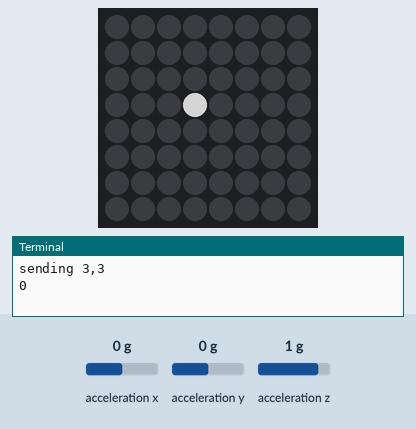
Recording of a program running on a simulated Raspberry Pi (BCM pin numbers) with a Sense HAT. Parts: the Sense HAT's 8×8 RGB LED matrix, the last lines printed to the terminal. Inputs (shaded band) come from the test bench; at power-on: acceleration x 0 g, acceleration y 0 g, acceleration z 1 g. Dim RGB values are drawn brighter than linear; databases and web services accept everything at once and return nothing.

Above: at 1.2 s.
1.3 s: acceleration x set to 0.2 g
At 2.2 s:
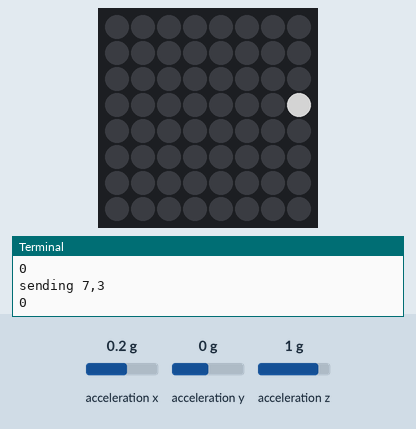
3.2 s: acceleration y set to -0.2 g
At 4.7 s:
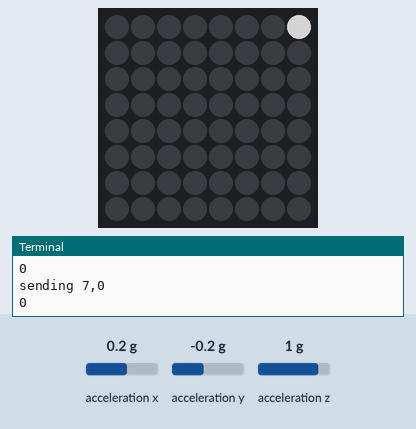
5.0 s: acceleration x set to -0.2 g
At 6.1 s:
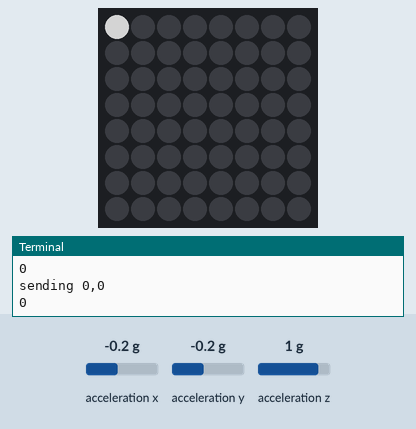
6.9 s: acceleration y set to 0.2 g
At 7.9 s:
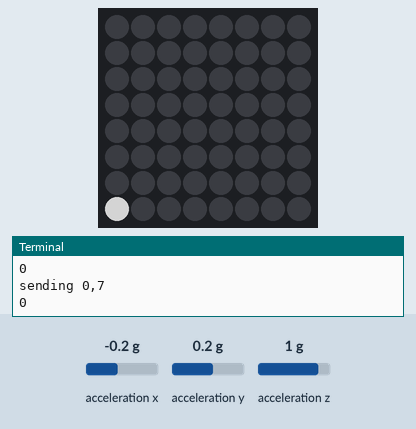
8.8 s: acceleration x set to 0.8 g
At 10.1 s:
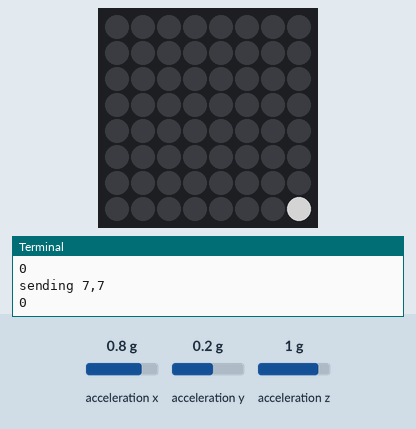
10.4 s: acceleration y set to -1.4 g
At 11.3 s:
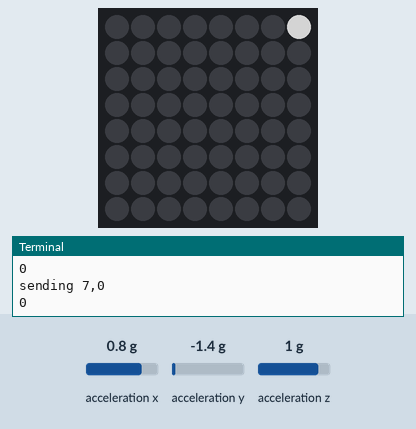
Timing chart, 0 to 12.9 s (numbered marks = the images above; inputs shaded):
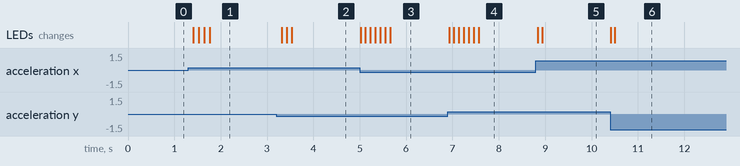

Measured:
- after the input at 1.3 s, the LEDs: first change after 0.10 s (image 1 shows a later state)
- after the input at 3.2 s, the LEDs: first change after 0.12 s (image 2 shows a later state)
- after the input at 5.0 s, the LEDs: first change at once (image 3 shows a later state)
- after the input at 6.9 s, the LEDs: first change at once (image 4 shows a later state)
- after the input at 8.8 s, the LEDs: first change at once (image 5 shows a later state)
- after the input at 10.4 s, the LEDs: first change at once (image 6 shows a later state)

The program:

gravity-ball.py
```python
#!/usr/bin/env python3

from sense_hat import SenseHat
import math
import time
import boto3
import json

awsLambda = boto3.client('lambda')
sense = SenseHat()

r = 128
g = 128
b = 128
old_x = 0
old_y = 0
def draw(x,y):
    global old_x, old_y, r, g, b
    sense.set_pixel(x, y, r, g, b)
    if old_x != x or old_y != y:
        sense.set_pixel(old_x, old_y, 0, 0, 0)
    old_x = x;
    old_y = y;

def clamp(value, min_value=0, max_value=7):
    return min(max_value, max(min_value, value))

def next(v,gv):
    if gv < -0.12:
        return v - 1
    elif gv > 0.12:
        return v + 1
    else:
        return v

def pushed_up():
    global r, g, b
#    r = clamp(r - 2, 0, 255)
    g = clamp(g + 4, 0, 255)
#    b = clamp(b - 2, 0, 255)

def pushed_left():
    global r, g, b
    r = clamp(r + 4, 0, 255)
#    g = clamp(g - 2, 0, 255)
#    b = clamp(b - 2, 0, 255)

def pushed_right():
    global r, g, b
#    r = clamp(r - 2, 0, 255)
#    g = clamp(g - 2, 0, 255)
    b = clamp(b + 4, 0, 255)

def pushed_down():
    global r, g, b
    g = clamp(g - 4, 0, 255)
    r = clamp(r - 4, 0, 255)
    b = clamp(b - 4, 0, 255)

def pushed_middle():
    global r, g, b
    g = 128
    r = 128
    b = 128

sense.stick.direction_up = pushed_up
sense.stick.direction_down = pushed_down
sense.stick.direction_left = pushed_left
sense.stick.direction_right = pushed_right
sense.stick.direction_middle = pushed_middle

def report(x,y):
    print ("sending " + str(x) + "," + str(y))
    coord = {}
    coord['x'] = x
    coord['y'] = y
    payload = {}
    payload['position'] = coord
    result = awsLambda.invoke(
             FunctionName='iot-demo-backend-MatrixPositionFunction-UNXXJVAZ1SLM',
             InvocationType='Event',
             LogType='None',
             Payload=json.dumps(payload)
            )
    print(result)

sense.clear()
x = 3
y = 3
draw(x, y)
report(x, y)
while True:
    accel = sense.get_accelerometer_raw()
    gx, gy = accel['x'], accel['y']
    mag = math.sqrt(gx * gx + gy * gy)
    oldx = x
    oldy = y
    x = clamp(next(x, gx))
    y = clamp(next(y, gy))
    if (oldx != x) or (oldy != y):
        draw(x, y)
        report(x, y)
    amount = mag / .6
    adjust = .1 * amount
    time.sleep(clamp(.15 - adjust, .01, .15))
```
